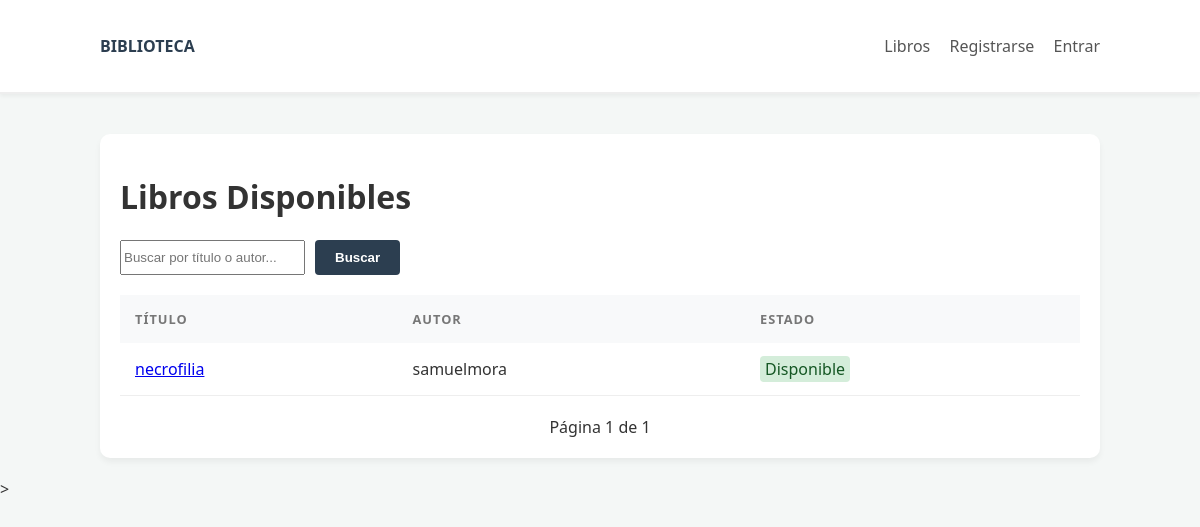
The page / on the database its author committed.
### catalog/models.py (models this page shows, shortened)
class Libro(models.Model):
    titulo= models.CharField(max_length=150)
    isbn= models.CharField(max_length=13, unique=True)
    validacion= models.BooleanField(default=True)
    autor=models.ForeignKey(Autor, on_delete=models.CASCADE)
    class Meta:
         ordering= ['titulo']

class Autor(models.Model):
    nombre= models.CharField(max_length=150)

### catalog/views.py (the view)
# urls.py: path('', views.list_libros, name='list_libros'),
def list_libros(request):
    query = request.GET.get('q', '')
    libros_list = Libro.objects.select_related('autor').all()
    if query:
        libros_list = libros_list.filter(
            Q(titulo__icontains=query) | Q(autor__nombre__icontains=query)
        )
    paginator = Paginator(libros_list, 10)
    page_number = request.GET.get('page')
    page_obj = paginator.get_page(page_number)
    return render(request, 'catalog/list_libros.html', {
        'page_obj': page_obj,
        'query': query
    })

### catalog/templates/catalog/list_libros.html (shortened to what this page needs)
{% extends "base.html" %}
{% block content %}
  <div class="card">
    <h1>Libros Disponibles</h1>
    <form method="GET" class="search-bar" style="display: flex; gap: 10px; margin-bottom: 20px;">
      <input type="text" name="q" placeholder="Buscar por título o autor..." value="{{ request.GET.q }}">
      <button type="submit" class="btn-save">Buscar</button>
    </form>
    <table>
      <thead>
        <tr><th>Título</th><th>Autor</th><th>Estado</th></tr>
      </thead>
      <tbody>
        {% for libro in page_obj %}
          <tr>
            <td><a href="{% url 'detalle_libro' libro.pk %}">{{ libro.titulo }}</a></td>
            <td>{{ libro.autor.nombre }}</td>
            <td>
              {% if libro.validacion %}
                <span class="success" style="padding: 2px 5px; border-radius: 4px;">Disponible</span>
              {% else %}
                <span class="danger" style="padding: 2px 5px; border-radius: 4px;">Prestado</span>
              {% endif %}
            </td>
          </tr>
        {% empty %}
          <tr><td colspan="3">No se encontraron resultados para tu busqueda.</td></tr>
        {% endfor %}
      </tbody>
    </table>
    <div class="pagination" style="text-align: center; margin-top: 20px;">
      <span>Página {{ page_obj.number }} de {{ page_obj.paginator.num_pages }}</span>
    </div>
  </div>
{% endblock %}

### catalog/static/css/app.css (style rules this page uses)
:root { --primary: #2c3e50; --success: #27ae60; --warning: #f39c12; --danger: #e74c3c; --info: #3498db; --light: #f8f9fa; }
body { font-family: 'Segoe UI', Tahoma, Geneva, Verdana, sans-serif; margin: 0; background-color: #f4f7f6; color: #333; }
.card { background: white; border-radius: 10px; padding: 20px; box-shadow: 0 4px 6px rgba(0,0,0,0.05); margin-top: 20px; }
table { width: 100%; border-collapse: collapse; margin-top: 10px; }
th { background: var(--light); text-align: left; padding: 15px; color: #777; text-transform: uppercase; font-size: 0.8rem; letter-spacing: 1px; }
td { padding: 15px; border-bottom: 1px solid #eee; }
.btn-save { display: inline-block; background-color: var(--primary); color: white; padding: 10px 20px; border: none; border-radius: 6px; cursor: pointer; font-weight: 600; transition: all 0.3s ease; text-align: center; }
.success { background: #d4edda; border-color: var(--success); color: #155724; }
.btn-save { background-color: #2c3e50; color: white; border: none; border-radius: 4px; cursor: pointer; font-weight: bold; transition: background 0.2s; }

### rows shown on the page
Libro: titulo "necrofilia", autor.nombre "samuelmora", validacion "Disponible"

### other values the page prints
{{ page_obj.number }} "1"
{{ page_obj.paginator.num_pages }} "1"
